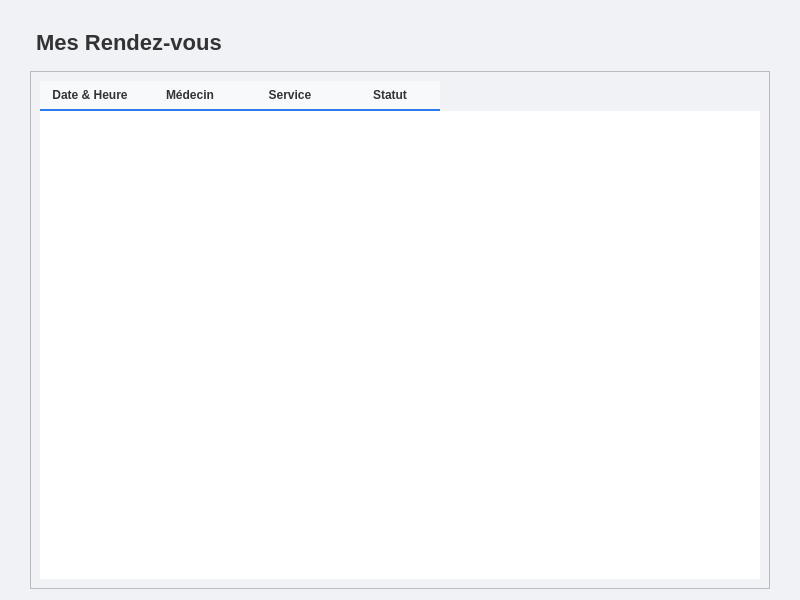
<?xml version="1.0" encoding="UTF-8"?>
<ui version="4.0">
 <class>PagePatientAppointments</class>
 <widget class="QWidget" name="PagePatientAppointments">
  <property name="geometry">
   <rect>
    <x>0</x>
    <y>0</y>
    <width>800</width>
    <height>600</height>
   </rect>
  </property>
  <property name="styleSheet">
   <string notr="true">/* --- STYLE LOCAL --- */
QWidget { 
    font-family: &quot;Segoe UI&quot;, sans-serif; 
    background-color: #f0f2f5; 
}

QFrame.Card { 
    background-color: white; 
    border-radius: 8px; 
    border: 1px solid #e0e0e0; 
}

/* Texte */
QLabel {
    color: #333333;
}

/* Tableau */
QTableWidget { 
    background-color: white; 
    border: none; 
    color: #333333; /* Texte Noir */
    gridline-color: #f0f0f0;
    selection-background-color: #e6f0ff;
    selection-color: #2d7aed;
}

QHeaderView::section {
    background-color: #f8f9fa;
    padding: 5px;
    border: none;
    border-bottom: 2px solid #2d7aed;
    font-weight: bold;
    color: #333333; /* Titres Noir */
}
</string>
  </property>
  <layout class="QVBoxLayout" name="verticalLayout">
   <property name="leftMargin">
    <number>30</number>
   </property>
   <property name="topMargin">
    <number>30</number>
   </property>
   <property name="rightMargin">
    <number>30</number>
   </property>
   
   <item>
    <widget class="QLabel" name="label_title">
     <property name="styleSheet">
      <string notr="true">font-size: 22px; font-weight: bold; color: #333; margin-bottom: 10px;</string>
     </property>
     <property name="text">
      <string>Mes Rendez-vous</string>
     </property>
    </widget>
   </item>
   <item>
    <widget class="QFrame" name="frame_list">
     <property name="class" stdset="0">
      <string>Card</string>
     </property>
     <property name="frameShape">
      <enum>QFrame::StyledPanel</enum>
     </property>
     <layout class="QVBoxLayout" name="verticalLayout_list">
      <item>
       <widget class="QTableWidget" name="tableAppointments">
        <property name="alternatingRowColors">
         <bool>true</bool>
        </property>
        <property name="selectionBehavior">
         <enum>QAbstractItemView::SelectRows</enum>
        </property>
        <column>
         <property name="text">
          <string>Date &amp; Heure</string>
         </property>
        </column>
        <column>
         <property name="text">
          <string>Médecin</string>
         </property>
        </column>
        <column>
         <property name="text">
          <string>Service</string>
         </property>
        </column>
        <column>
         <property name="text">
          <string>Statut</string>
         </property>
        </column>
       </widget>
      </item>
     </layout>
    </widget>
   </item>
  </layout>
 </widget>
 <resources/>
 <connections/>
</ui>
